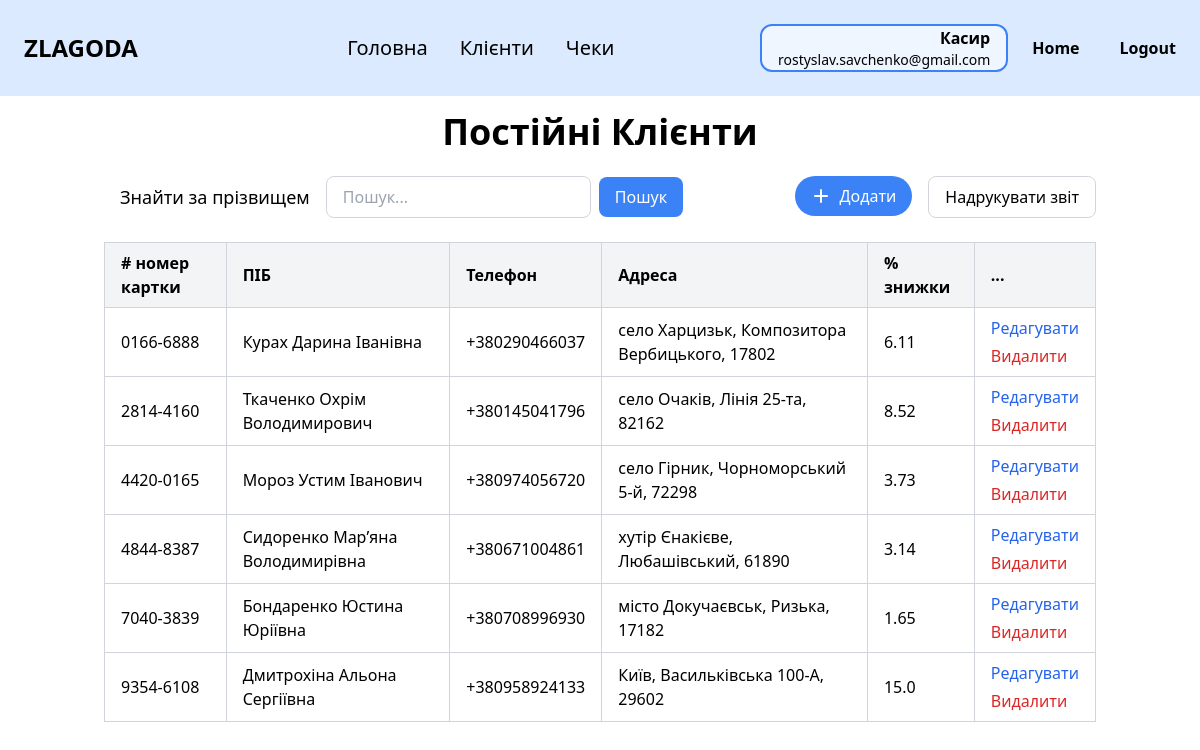
/clients (signed in), run on an earlier commit of the app's database.
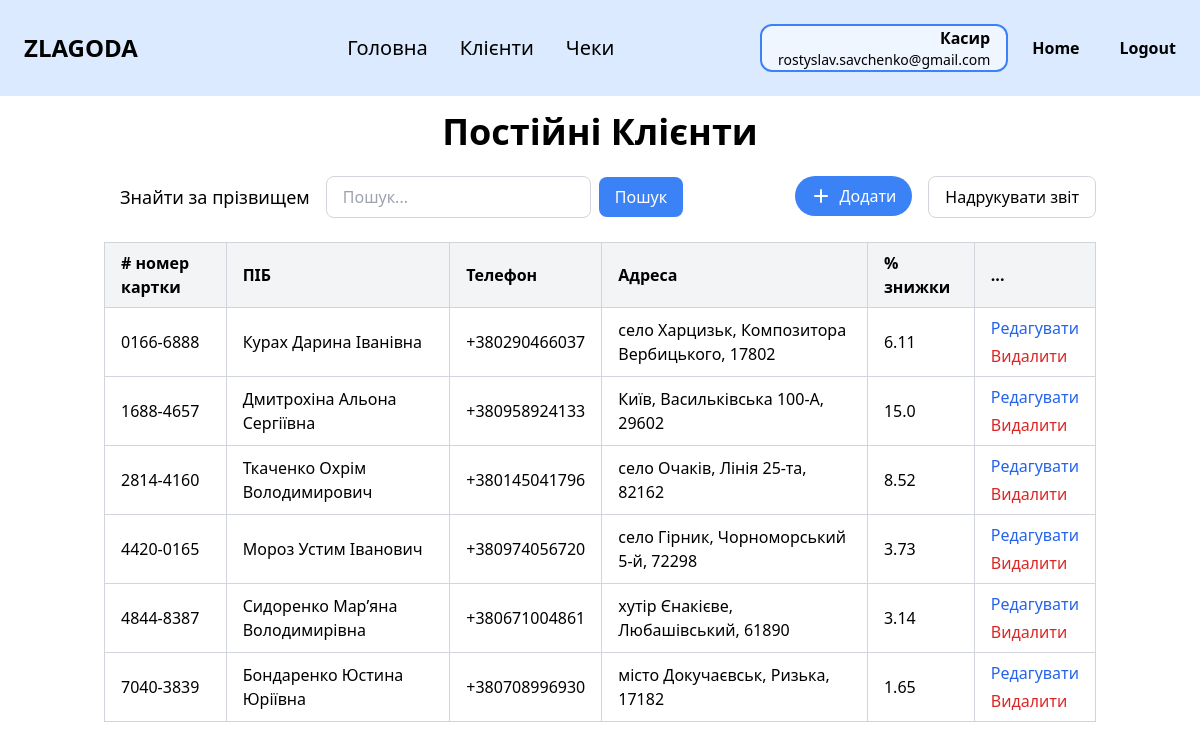
And on a later commit of the database.
### zlg_website/models.py (models this page shows, shortened)
class Employee(db.Model, UserMixin):
    __tablename__ = 'employee'
    id = db.Column(db.Integer, primary_key=True)
    last_name = db.Column(db.String(100))
    first_name = db.Column(db.String(100))
    middle_name = db.Column(db.String(100))
    position = db.Column(db.String(100))
    salary = db.Column(db.Float)
    start_date = db.Column(db.Date)
    birth_date = db.Column(db.Date)
    phone = db.Column(db.String(20))
    city = db.Column(db.String(100))
    street = db.Column(db.String(100))
    postal_code = db.Column(db.String(10))
    password = db.Column(db.String(10000))
    email = db.Column(db.String(100), unique=True)
    @property
    def full_name(self):
        parts = [self.last_name, self.first_name, self.middle_name]
        return " ".join(part for part in parts if part)
    @property
    def address(self):
        return f"{self.city}, {self.street}, {self.postal_code}"

class CustomerCard(db.Model):
    __tablename__ = 'customer_card'
    card_number = db.Column(db.String(20), primary_key=True)
    last_name = db.Column(db.String(100))
    first_name = db.Column(db.String(100))
    middle_name = db.Column(db.String(100))
    phone = db.Column(db.String(20))
    city = db.Column(db.String(100), nullable=True)
    street = db.Column(db.String(100), nullable=True)
    postal_code = db.Column(db.String(10), nullable=True)
    discount_percent = db.Column(db.Float)

### zlg_website/views/clients.py (the view)
@views.route('/clients')
@login_required
def clients():
    search_query = request.args.get('search', '')
    city_filter = request.args.get('city')
    sort = request.args.get('sort')
    order = request.args.get('order', 'asc')
    query = CustomerCard.query
    if city_filter:
        query = query.filter(CustomerCard.city.ilike(f"%{city_filter}%"))
    if search_query:
        query = query.filter(
            CustomerCard.last_name.ilike(f"%{search_query}%")
        )
    if sort == 'last_name':
        query = query.order_by(
            CustomerCard.last_name.desc() if order == 'desc' else CustomerCard.last_name.asc()
        )
    else:
        query = query.order_by(CustomerCard.card_number.asc())
    clients = query.all()
    return render_template("cards.html", user=current_user, clients=clients,
                           current_city=city_filter, search_query=search_query)

### zlg_website/__init__.py (called while the page is built)
def create_app():
    app = Flask(__name__)
    app.config['SECRET_KEY'] = 'zlagoda'
    app.config['SQLALCHEMY_DATABASE_URI'] = f'sqlite:///{os.path.join(app.instance_path, DB_NAME)}'
    db.init_app(app)
    from .views import views
    from .auth import auth
    app.register_blueprint(views, url_prefix='/')
    app.register_blueprint(auth, url_prefix='/')
    from .models import Employee
    with app.app_context():
        if database_is_empty():
            create_database(app)
    login_manager = LoginManager()
    login_manager.login_view = 'auth.login'
    login_manager.init_app(app)
    @login_manager.user_loader
    def load_user(id):
        return Employee.query.get(int(id))
    return app

### zlg_website/templates/cards.html (shortened to what this page needs)
{% extends "base.html" %}
{% block content %}
<div class="py-4">
    <h1 class="text-4xl font-bold mb-6 text-center">Постійні Клієнти</h1>
    <div class="flex justify-between items-center mb-6">
        <div class="flex items-center">
            <p class="mr-4 ml-4 text-lg">Знайти за прізвищем</p>
            <form method="GET" action="{{ url_for('views.clients') }}" class="flex items-center" id="search-form">
                <input
                    type="text"
                    name="search"
                    placeholder="Пошук..."
                    value="{{ request.args.get('search', '') }}"
                    class="px-4 py-2 border border-gray-300 rounded-lg focus:outline-none focus:ring-2 focus:ring-blue-500"
                />
                <button type="submit" class="ml-2 px-4 py-2 bg-blue-500 text-white rounded-lg hover:bg-blue-600">Пошук</button>
            </form>
        </div>
        <div class="flex space-x-4">
            <a href="{{ url_for('views.add_client') }}">
                <button class="flex items-center px-4 py-2 bg-blue-500 text-white rounded-full hover:bg-blue-600">
                    <svg xmlns="http://www.w3.org/2000/svg" class="h-5 w-5 mr-2" viewBox="0 0 20 20" fill="currentColor">
                        <path fill-rule="evenodd"
                              d="M10 3a1 1 0 011 1v5h5a1 1 0 110 2h-5v5a1 1 0 11-2 0v-5H4a1 1 0 110-2h5V4a1 1 0 011-1z"
                              clip-rule="evenodd"/>
                    </svg>
                    Додати
                </button>
            </a>
            <button class="px-4 py-2 border border-gray-300 rounded-lg hover:bg-gray-100">
                Надрукувати звіт
            </button>
        </div>
    </div>
    <div class="overflow-x-auto">
        <table class="min-w-full border-collapse border border-gray-300">
            <thead>
            <tr class="bg-gray-100">
                <th class="border border-gray-300 px-4 py-2 text-left"># номер картки</th>
                <th class="border border-gray-300 px-4 py-2 text-left">
                    <a href="{{ url_for('views.clients', search=request.args.get('search'), sort='last_name', order='asc' if request.args.get('order') == 'desc' else 'desc') }}" class="hover:underline">
                        ПІБ
                    </a>
                </th>
                <th class="border border-gray-300 px-4 py-2 text-left">Телефон</th>
                <th class="border border-gray-300 px-4 py-2 text-left">Адреса</th>
                <th class="border border-gray-300 px-4 py-2 text-left">% знижки</th>
                <th class="border border-gray-300 px-4 py-2 text-left">...</th>
            </tr>
            </thead>
            <tbody>
            {% if clients %}
                {% for client in clients %}
                <tr>
                    <td class="border border-gray-300 px-4 py-2">{{ client.card_number }}</td>
                    <td class="border border-gray-300 px-4 py-2">{{ client.last_name }} {{ client.first_name }} {{ client.middle_name }}</td>
                    <td class="border border-gray-300 px-4 py-2">{{ client.phone }}</td>
                    <td class="border border-gray-300 px-4 py-2">{{ client.city }}, {{ client.street }}, {{ client.postal_code }}</td>
                    <td class="border border-gray-300 px-4 py-2">{{ client.discount_percent }}</td>
                    <td class="border border-gray-300 px-4 py-2">
                        <div class="flex flex-col space-y-1">
                            <a href="/clients/edit/{{ client.card_number }}" class="text-blue-600 hover:underline">Редагувати</a>
                            <form method="POST" action="{{ url_for('views.delete_client', card_number=client.card_number) }}" onsubmit="return confirmDeleteClient()" class="inline">
                                <button type="submit" class="text-red-600 hover:underline">Видалити</button>
                            </form>
                        </div>
                    </td>
                </tr>
                {% endfor %}
            {% endif %}
            </tbody>
        </table>
    </div>
</div>
{% endblock %}

### zlg_website/templates/base.html (shortened to what this page needs)
<!DOCTYPE html>
<html lang="en">
<head>
    <link rel="stylesheet" href="https://cdn.jsdelivr.net/npm/tailwindcss@2.2.19/dist/tailwind.min.css">
</head>
<body class="bg-white text-black">
<nav class="bg-blue-100 p-6">
    <div class="flex items-center justify-between">
        <div class="text-black text-2xl font-black mr-16">ZLAGODA</div>
        {% if user.is_authenticated %}
        <div class="flex gap-8 max-md:gap-5 max-sm:hidden">
            <a href="/" class="text-xl cursor-pointer max-md:text-base">Головна</a>
            {% if user.position == 'Менеджер' %}
            <a href="/employees" class="text-xl cursor-pointer max-md:text-base">Працівники</a>
            <a href="/categories" class="text-xl cursor-pointer max-md:text-base">Категорії</a>
            <a href="/products" class="text-xl cursor-pointer max-md:text-base">Товари</a>
            <a href="/stock" class="text-xl cursor-pointer max-md:text-base">Наявність</a>
            <a href="/clients" class="text-xl cursor-pointer max-md:text-base">Клієнти</a>
            <a href="/receipts" class="text-xl cursor-pointer max-md:text-base">Чеки</a>
            {% elif user.position == 'Касир' %}
            <a href="/clients" class="text-xl cursor-pointer max-md:text-base">Клієнти</a>
            <a href="/receipts" class="text-xl cursor-pointer max-md:text-base">Чеки</a>
            {% endif %}
        </div>
        {% endif %}
        {% if user.is_authenticated %}
        <div class="flex items-center gap-6">
            <div class="px-4 border-2 border-blue-500 rounded-xl bg-blue-50 text-right">
                <p class="text-base font-semibold">
                    {% if user.position == 'Касир' %}
                    Касир
                    {% elif user.position == 'Менеджер' %}
                    Менеджер
                    {% else %}
                    {{ user.position }}
                    {% endif %}
                </p>
                <p class="text-sm">{{ user.email }}</p>
            </div>
            <a href="/welcome" class="text-black font-bold mr-4">Home</a>
            <a href="/logout" class="text-black font-bold">Logout</a>
        </div>
        {% else %}
        <a href="/login" class="text-black font-bold">Login</a>
        {% endif %}
    </div>
</nav>
<div class="container mx-auto px-4">
    {% block content %}{% endblock %}
</div>
</body>
</html>

What changed in the data, as far as the page shows it:
removed CustomerCard: card_number "9354-6108", last_name "Дмитрохіна", first_name "Альона", middle_name "Сергіївна", phone "+380958924133", city "Київ", street "Васильківська 100-А", postal_code "29602", discount_percent "15.0"
added CustomerCard: card_number "1688-4657", last_name "Дмитрохіна", first_name "Альона", middle_name "Сергіївна", phone "+380958924133", city "Київ", street "Васильківська 100-А", postal_code "29602", discount_percent "15.0"
